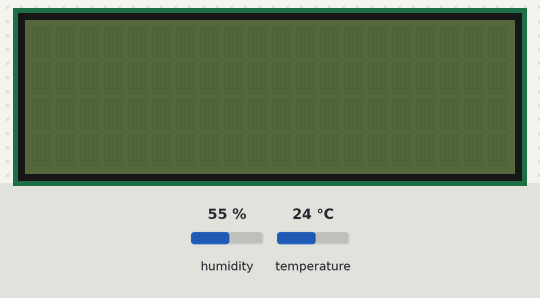
Recording of a sketch running on a simulated Arduino Uno, built with avr-gcc and run on an emulated ATmega328P. Parts: 20×4 character LCD. Inputs (shaded band) come from the test bench; at power-on: humidity 55 %, temperature 24 °C.

Above: at 1.2 s.
1.3 s: humidity set to 22 %
At 6.9 s:
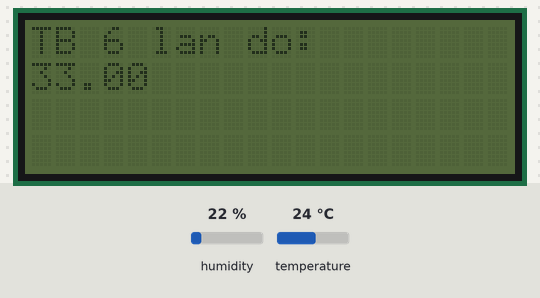
7.3 s: humidity set to 40 %
At 13.0 s:
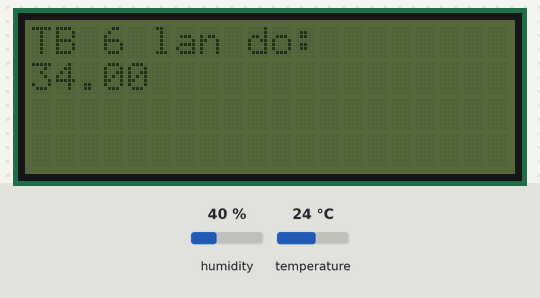
13.3 s: humidity set to 68 %
At 19.2 s:
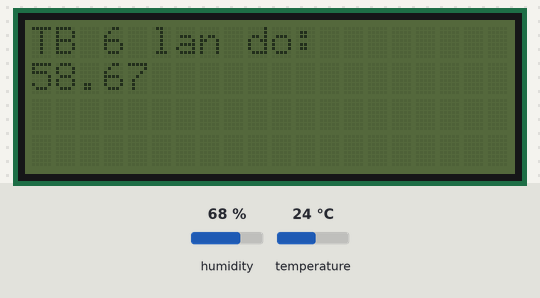
Timing chart, 0 to 20.7 s (numbered marks = the images above; inputs shaded):
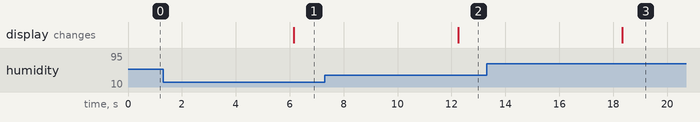

Measured:
- after the input at 1.3 s, the display: changes after 4.9 s (image 1)
- after the input at 7.3 s, the display: changes after 4.9 s (image 2)
- after the input at 13.3 s, the display: changes after 5.0 s (image 3)

The sketch:

Cau2_d.ino
```cpp
#include <Wire.h>
#include <LiquidCrystal_I2C.h>

LiquidCrystal_I2C lcd(0x27,20,4);

#include "DHT.h"
#define DHTPIN 2
#define DHTTYPE DHT11
DHT dht(DHTPIN, DHTTYPE);

void setup() {
  lcd.init();
  dht.begin();
}

void loop() {
  float sum = 0;

  for(int i=0; i<6; i++){
    sum += dht.readHumidity();
    delay(1000);
  }

  float avg = sum / 6;

  lcd.clear();
  lcd.setCursor(0, 0);
  lcd.print("TB 6 lan do: ");
  lcd.setCursor(0, 1);
  lcd.print(avg);
}
```
